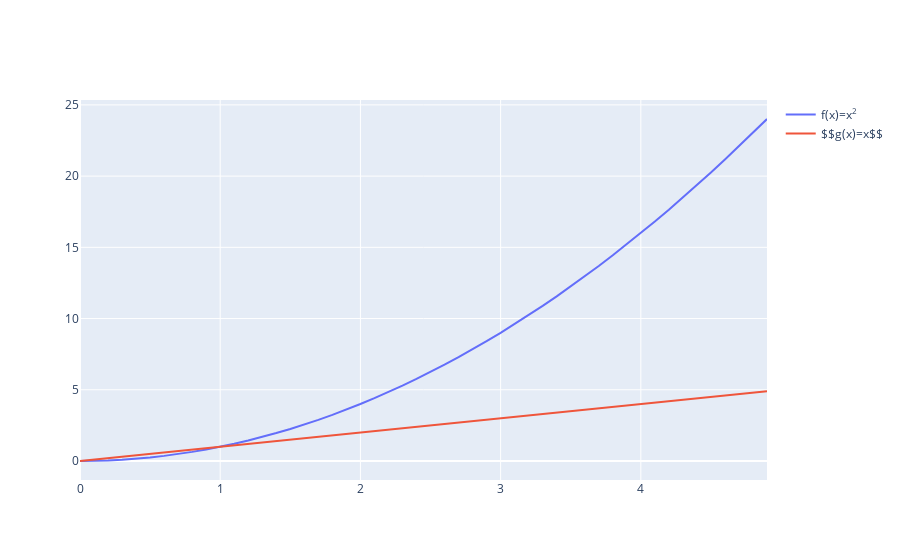

Write notebook code for a chart like this one.
### Code cell
#использование HTML разметки в подписях
fig = go.Figure()
fig.add_trace(go.Scatter(x=x, y=f(x), name='f(x)=x<sup>2</sup>'))
fig.add_trace(go.Scatter(x=x, y=x, name='$$g(x)=x$$'))
fig.show()
